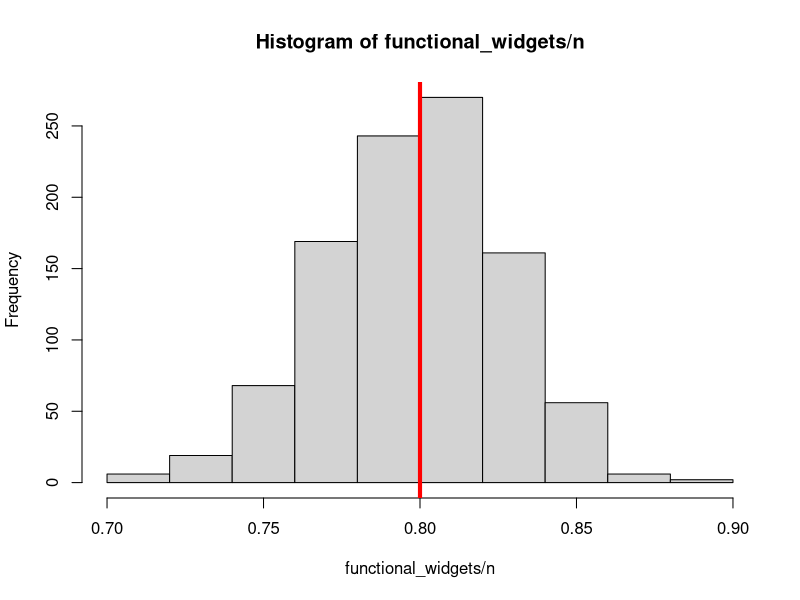
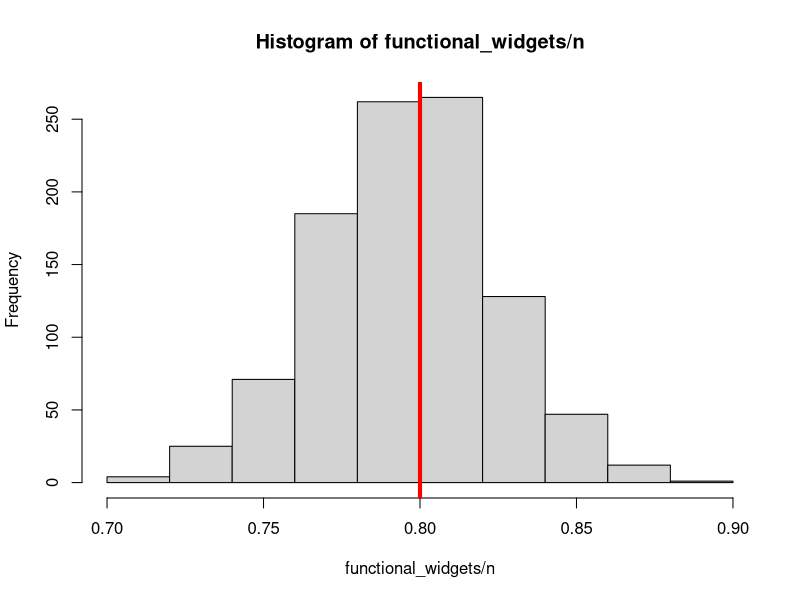
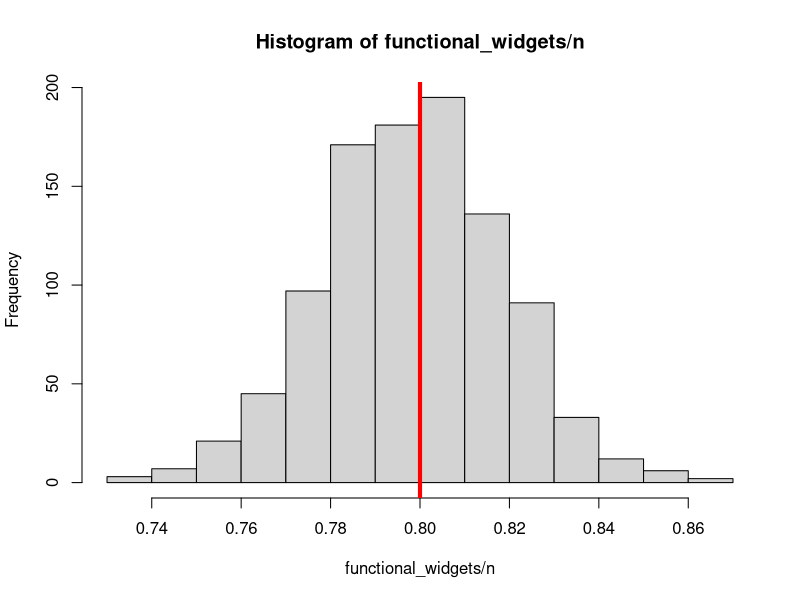
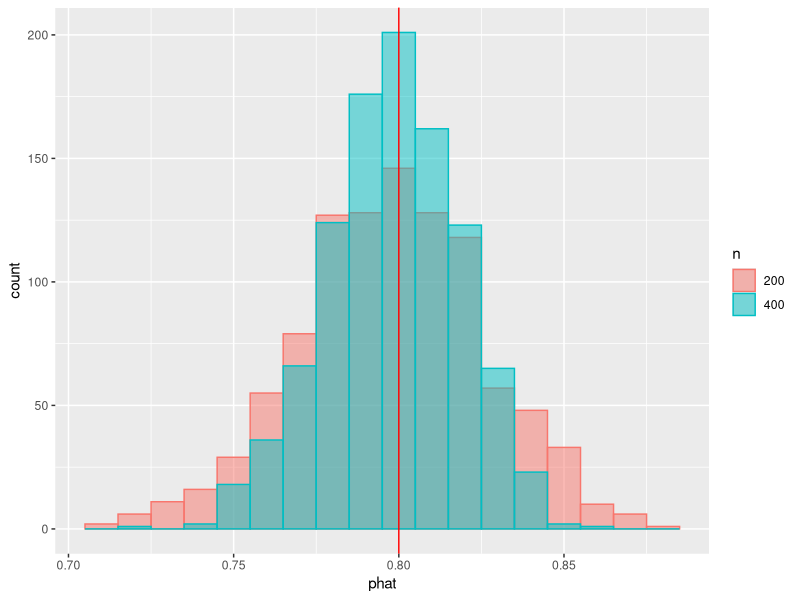
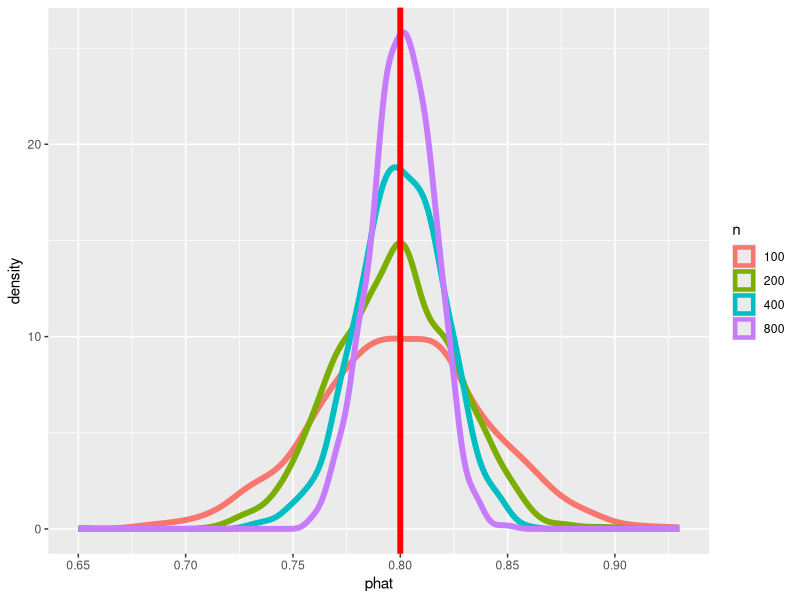
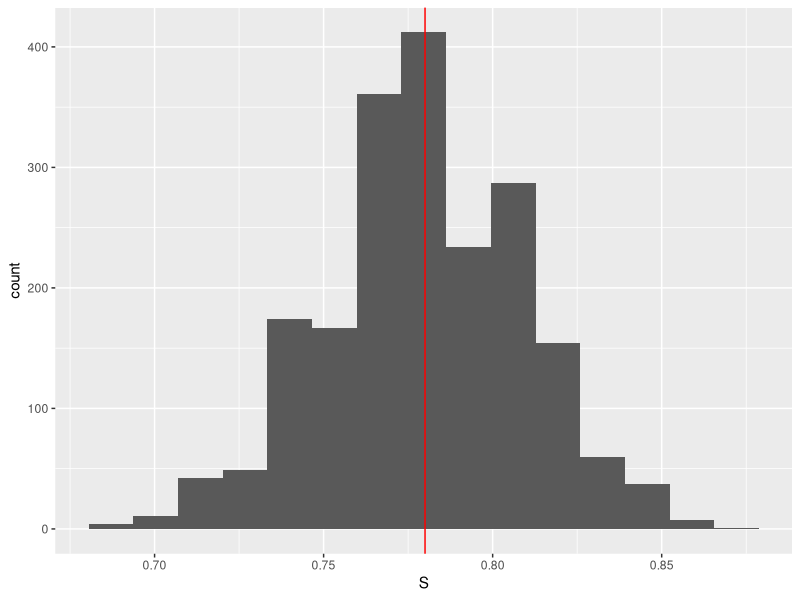
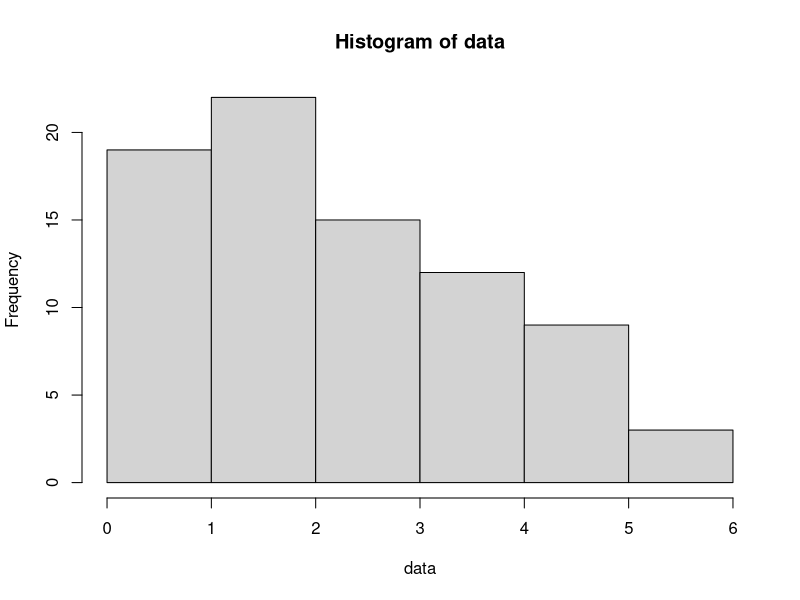
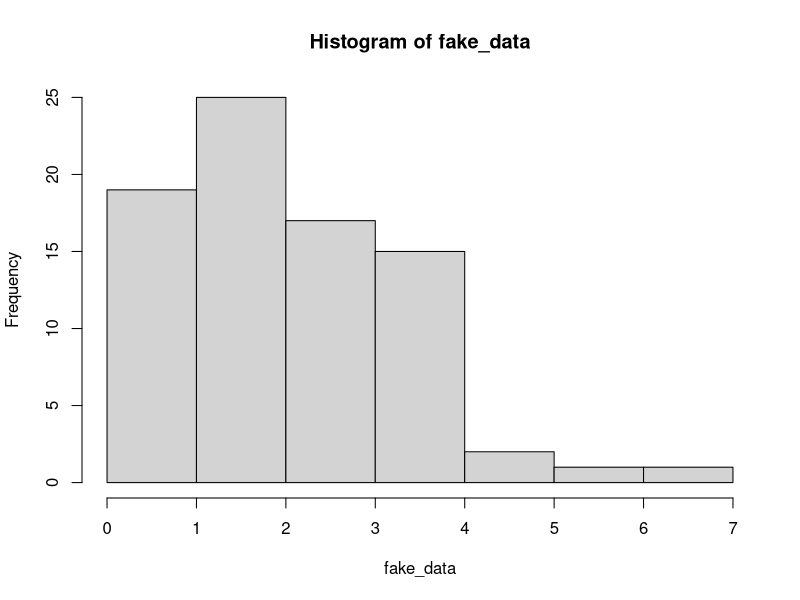

Write the R code that produced these figures, in order.
## ---- chunk 1
n <- 200 # We will examine n=200 widgets
p <- 0.8 # Suppose that 80% of widgets are functional
functional_widgets <- rbinom(1, size=n, p) # Draw one sample of widgets.
cat(functional_widgets) # How many of the n widgets are functional?
## ---- chunk 2
n <- 200; p <- 0.8 # Still n=200 widgets, 80% of which are functional.
functional_widgets <- rbinom(1000, size=n, p) # Same experiment as above, but repeat it 1000 times.
hist( functional_widgets/n ) # Plot estimates of p, #functional/#observations
abline( v=p, col='red', lwd=4 ) # Vertical line at the true value of p
## ---- chunk 3
n <- 200; p <- 0.8 # Still n=200 widgets, 80% of which are functional.
functional_widgets <- rbinom(1000, size=n, p) # Same experiment as above, but repeat it 1000 times.
hist( functional_widgets/n ) # Plot the estimates of p, #functional/#observations
abline( v=p, col='red', lwd=4 ) # Vertical line at the true value of p
## ---- chunk 4
n <- 400; p <- 0.8 # n=400 widgets instead of 200, but still 80% are functional.
functional_widgets <- rbinom(1000, size=n, p) # Repeat the experiment 1000 times.
hist( functional_widgets/n ) # Plot the estimates of p, #functional/#observations
abline( v=p, col='red', lwd=4 ) # Vertical line at the true value of p
## ---- chunk 5
p <- 0.8 # Still n=200 widgets, 80% of which are functional.
functional_widgets_200 <- rbinom(1000, size=200, p)
functional_widgets_400 <- rbinom(1000, size=400, p)
# Put the data into a data frame to pass to ggplot2.
phat <- c(functional_widgets_200/200, functional_widgets_400/400 ) # "p hat", i.e., estimate of p.
n <- c( rep(200, 1000), rep(400, 1000) )
df <- data.frame( 'n'=as.factor(n), 'phat'=phat)

library(ggplot2)
pp <- ggplot( df, aes(x=phat, color=n, fill=n))
pp <- pp + geom_histogram( aes(), position='identity', alpha=0.5, binwidth=0.01)
pp <- pp + geom_vline( xintercept=p, color='red')
pp
## ---- chunk 6
p <- 0.8 # Still using 80% functional rate.

widgets_100 <- rbinom(1000, size=100, p) # Note: there are "cleaner" ways to build this data frame,
widgets_200 <- rbinom(1000, size=200, p) # but those ways are harder to understand on a first glance.
widgets_400 <- rbinom(1000, size=400, p) # At this stage of your career, "clusmy but easy to read"
widgets_800 <- rbinom(1000, size=800, p) # is better than "short but cryptic"

# Put the data into a data frame to pass to ggplot2.
phat <- c(widgets_100/100, widgets_200/200, widgets_400/400, widgets_800/800 ) # "p hat", i.e., estimate of p.
n <- c( rep(100, 1000), rep(200, 1000), rep(400, 1000), rep(800, 1000) )
df <- data.frame( 'n'=as.factor(n), 'phat'=phat)
pp <- ggplot( df, aes(x=phat, color=n ))
pp <- pp + geom_density( size=2 ) # Using a smoothed density instead of histogram for easy comparison
pp <- pp + geom_vline( xintercept=p, color='red', size=2)
pp
## ---- chunk 7
simulate_S <- function( n, p ) {
    functional_widgets <- rbinom(1, size=n, prob=p)
    return(functional_widgets/n) # Our statistic is the fraction of the n widgets that are functional.
    }

simulate_S(200, 0.8) # Simulate n=200 widgets with functional probability p=0.8
## ---- chunk 8
# Here's a function that will take our estimate S (= phat) and check if it is within 0.02 of p or not.
check_if_S_is_good <- function( S, p ) {
    return( abs(S-p) < 0.02)
}

# Now, let's simulate a lot of instances of our experiment
# and count up what fraction of the time our estimate is "good"
N_MC <- 2000 # Repeat the experiment 2000 times. N_MC = "number of Monte Carlo (MC) replicates"
n <- 200; p <- 0.8 # Still using n=200, p=0.8

library(tidyverse) # We're going to use some tidyverse tools to make things easier to read

# Create a data frame to store the outcome of our experiment.
# We are initially filling entries with NAs, which we will fill in as we run.
monte_carlo <- data.frame(replicate = 1:N_MC, S = rep(NA, N_MC), S_good = rep(NA, N_MC))

# Let's just check what the data frame looks like before we populate it.
head( monte_carlo )
## ---- chunk 9
# For each replicate, run the experiment and record results.
# We want to keep track of the value of S and whether or not S was good.
for(i in 1:N_MC){
    monte_carlo$S[i] <- simulate_S( n, p )
    monte_carlo$S_good[i] <- check_if_S_is_good(monte_carlo$S[i], p)
}

monte_carlo <- as_tibble(monte_carlo)
monte_carlo %>% summarise(`P(|S - p| < .02)` <- mean(S_good) )
## ---- chunk 10
# This is the exact same setup except we're changing n from 200 to 400.
N_MC <- 2000; n <- 200; p <- 0.78 # Still using p=0.8 and 2000 Monte Carlo trials.

# Note that we don't really have to create the data frame again.
# We could, if we wanted, just overwrite it, but this is a good habit to be in
# to make sure we don't accidentally "reuse" old data.
monte_carlo <- data.frame(replicate = 1:N_MC, S = rep(NA, N_MC), S_good = rep(NA, N_MC))

for(i in 1:N_MC){
  monte_carlo$S[i] <- simulate_S( n, p )
  monte_carlo$S_good[i] <- check_if_S_is_good(monte_carlo$S[i], p)
}

monte_carlo <- as_tibble(monte_carlo)
monte_carlo %>% summarise(`P(|S - p| < .02)` <- mean(S_good))
## ---- chunk 11
# Just as a check, let's plot a histogram again.
monte_carlo %>% ggplot(aes(x = S)) + geom_histogram(bins = 15) + geom_vline( xintercept=p, col='red' )
## ---- chunk 12
# The first argument to qnorm is a vector of the quantiles we want (given as probabilities).
# Asking for the 2.5% and 97.5% quantiles.
qnorm( c(0.025, 0.975), mean=1, sd=1/5)
## ---- chunk 13
qnorm( c(0.025, 0.975), mean=1, sd=1/10)
## ---- chunk 14
n <- 80 # Sample size of our data
lambda_true <- 2.718 # True (but unknown!) Poisson parameter

data <- rpois(n=n, lambda=lambda_true)

hist(data) # Always good to look at your data!
## ---- chunk 15
# Reminder: we say lambdahat to remind ourselves this is
# an estimate of lambda.
lambda_hat <- mean(data) # Sample mean is our estimate of lambda.

# Generate data under the distribution where lambda_hat is the rate parameter.
# To reiterate, we're pretending that our estimate is the truth and seeing what our data would look like.
fake_data <- rpois(n=n, lambda=lambda_hat)

hist(fake_data)
## ---- chunk 16
# Reminder: sample size and true parameter
n<- 80; lambda_true <- 2.718
data <- rpois( n=n, lambda=lambda_true)
lambda_hat <- mean(data) # Just estimating this again to remind you

Nrep <- 1000 # Number of repetitions (i.e., replicates)
replicates <- rep(NA,Nrep) # We will store replicates of lambdahat here.
for ( i in 1:Nrep) {
  fake_data <- rpois(n=n, lambda=lambda_hat)
  replicates[i] <- mean( fake_data )
}

# Now construct the confidence interval
CI <- quantile( replicates, probs=c(0.025, 0.975) )
cat(CI)
## ---- chunk 17
run_trial <- function(lambdatrue, n, Nrep) {
  # Run one instance of our experiment above, wherein we
  # 1) Generate data from Pois(lambda_true)
  # 2) Estimate lambdahat from that data.
  # 3) Repeatedly generate data from Pois(lambdahat)
  # 4) Use those repetitions to get an interval.
  # lambdatrue : the true lambda parameter for Poisson
  # n : sample size for the data
  # Nrep : repetitions to use when computing the interval
  data <- rpois(n=n, lambda=lambdatrue)
  lambdahat <- mean(data)
  replicates <- rep(NA,Nrep) # We will store replicates of lambdahat here.
  for ( i in 1:Nrep) {
    fake_data <- rpois(n=n, lambda=lambdahat)
    replicates[i] <- mean( fake_data )
  }

  # Now construct the confidence interval
  # the names=FALSE tells R to return the quantiles, no header
  CI <- quantile( replicates, probs=c(0.025, 0.975), names=FALSE )
  return (CI[1] < lambdatrue) & (lambdatrue < CI[2])
}

## ---- chunk 18
# NOTE: This section of code might take a minute or two to run!
Nexpt <- 500 # Number of times to run the experiment
expt_results <- rep(NA,Nexpt) # Vector to store results
for (i in 1:Nexpt) {
  expt_results[i] <- run_trial(lambdatrue=2.718, n=80, Nrep=1000)
}
# Count what fraction of the time we were correct.
sum(expt_results)/length(expt_results)
## ---- chunk 19
n = 2500
phat = 2157/2500

simulate_S = function(){
  X = rbernoulli(n = n, phat)
  S = mean(X)
  return(S)
}
## ---- chunk 20
r = 1000
monte_carlo = data.frame(replicate = 1:r, 
                         S = rep(NA,r)) 
for(i in 1:r){
  monte_carlo$S[i] = simulate_S()
}

monte_carlo = as_tibble(monte_carlo)
## ---- chunk 21
qs = monte_carlo$S %>% quantile(prob =c(.025, .975))
qs
hist(monte_carlo$S, main = "Imagined Experiments", breaks = 30)
lines(qs[1]*c(1,1), c(0,10^9), col = "red", lwd = 3)
lines(qs[2]*c(1,1), c(0,10^9), col = "red", lwd = 3)
